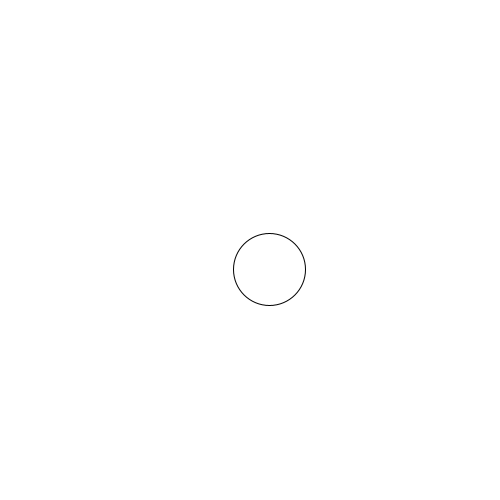
Frame 1 (no input)
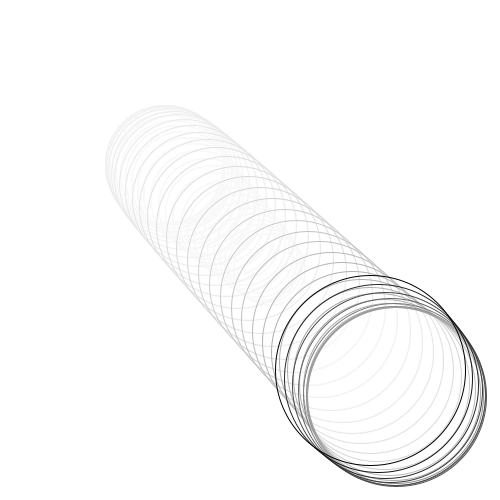
Frame 60 (the mouse pressed at the canvas centre just before this capture)
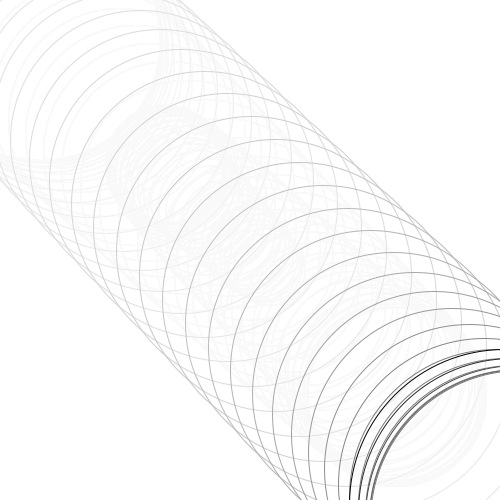
Frame 120 (the mouse held since frame 60 and released just before this capture)

The Processing sketch that drew these frames (run headless with seeded random() and noise(); from frame 60 on, the mouse is pressed at the canvas centre):

// Processing sketch: processing_46546
// ── processing_46546.pde

Ball sphr;

void setup() {

  size(500, 500);
  smooth();
  background(#ffffff);
  sphr = new Ball();
}

void draw() {
  rectMode(CENTER);
  fill(#ffffff, 20);
  noStroke();
  rect(width/2, height/2, width, height);
  sphr.move();
  sphr.display();
}
class Ball {

  color a;

  float r; 
  float n;
  float spd;
  float x2;

  Ball() {

    a= color (0, 0, 0);
    r = 40; 
    x2 = r*cos(n); 
    n = 1;
    spd = 4;
  }

  void display() {
    stroke(0, 0, 0);
    ellipse(width/2 +x2, height/2 + x2, 30+r, 30+r);
  }

  void move() {
    n=n+.1;
    r= r+2;
    x2 = r*cos(n);
    if (x2 > 400 ) {
      x2 = 0;
    }

    while (r == 400) {
      n =n *-.1;
      r = r*-1;
    }
  }
}
